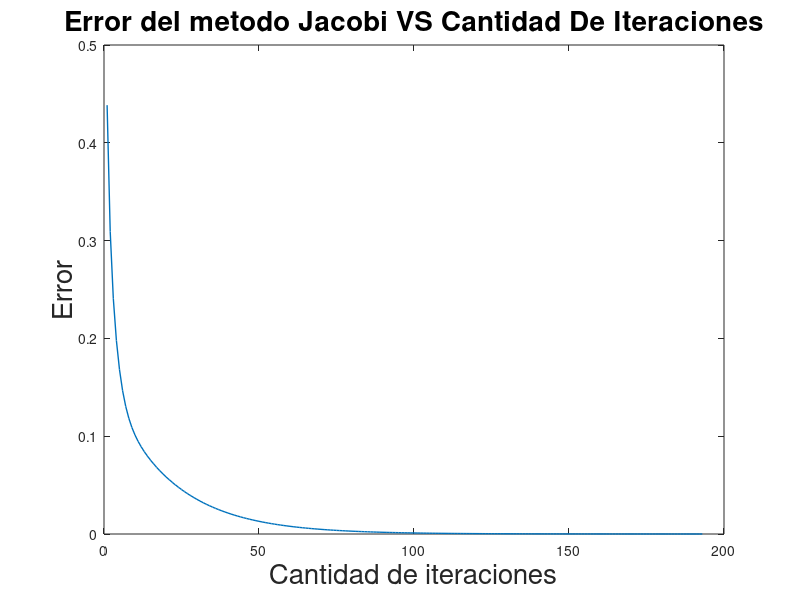

Source code (MATLAB):
function graficarErrorJacobi()
  clear all, close all;
  #graphics_toolkit gnuplot;
  errorGauss = csvread("errorJacobi.csv");
  fuente = 20;
  figure('papersize', [40 40])
  plot(errorGauss, 'linewidth', 1);
  xlabel("Cantidad de iteraciones", 'fontsize', fuente);
  ylabel("Error", 'fontsize', fuente);
  title("Error del metodo Jacobi VS Cantidad De Iteraciones", 'fontsize', fuente);
  #axes("xtick", 0:10:100);
  print('GrafErrorJacobi.png','-dpng','-r300')
endfunction